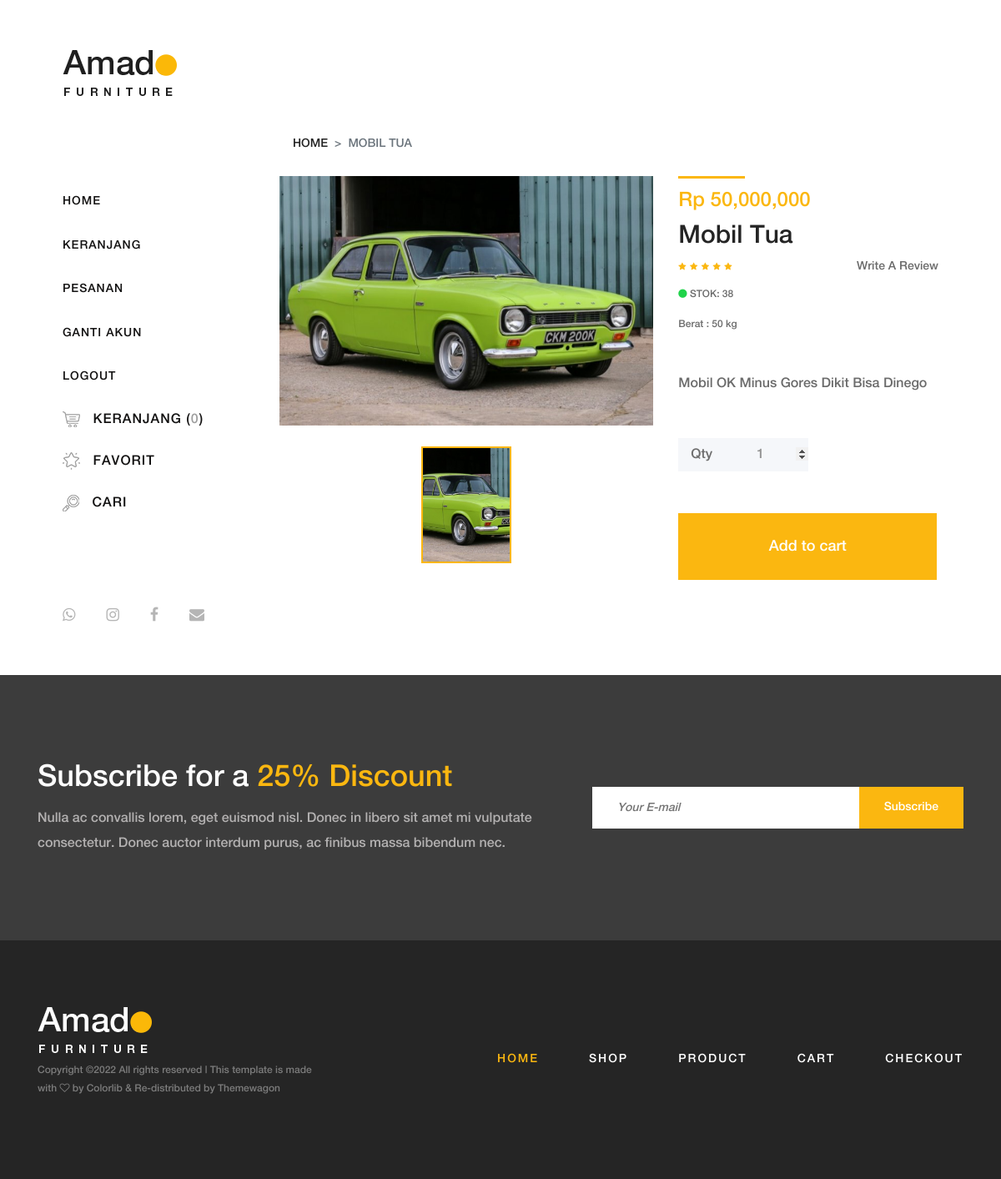
/user/product-details.php?id=43 (signed in), run on the app's committed database.
### tables this page shows
CREATE TABLE `barang` (
  `id` int(10) NOT NULL,
  `nama` varchar(40) NOT NULL,
  `stok` int(5) NOT NULL,
  `harga` int(15) NOT NULL,
  `berat` varchar(12) NOT NULL,
  `kategori_id` varchar(20) NOT NULL,
  `image` varchar(500) NOT NULL,
  `detail` varchar(300) NOT NULL
);

### user/fdatatk.php (called while the page is built, shortened)
<?php
include_once "connect.php";
function barang($query)
{
    global $connect;
    $result = mysqli_query($connect, $query);
    $array = [];
    while ($hi = mysqli_fetch_assoc($result)) {
        $array[] = $hi;
    }
    return $array;
}

### user/product-details.php (the view, shortened to what this page needs)
<?php
include_once "fdatatk.php";
$id = $_GET['id'];
$ubah = barang("SELECT * FROM barang WHERE id = $id")[0];
?>
<!DOCTYPE html>
<html lang="en">
<head>
    <link rel="stylesheet" href="css/core-style.css">
    <link rel="stylesheet" href="style.css">
</head>
<body>
    <div class="main-content-wrapper d-flex clearfix">
        <?php
        include_once "header.php";
        ?>
        <div class="single-product-area section-padding-100 clearfix">
            <div class="container-fluid">
                <div class="row">
                    <div class="col-12">
                        <nav aria-label="breadcrumb">
                            <ol class="breadcrumb mt-50">
                                <li class="breadcrumb-item"><a href="index.php">Home</a></li>
                                <li class="breadcrumb-item active" aria-current="page"><?= $ubah["nama"] ?></li>
                            </ol>
                        </nav>
                    </div>
                </div>
                <div class="row">
                    <div class="col-12 col-lg-7">
                        <div class="single_product_thumb">
                            <div id="product_details_slider" class="carousel slide" data-ride="carousel">
                                <ol class="carousel-indicators">
                                    <li class="active" data-target="#product_details_slider" data-slide-to="0" style="background-image: url(../admin/img/<?= $ubah["image"]  ?>);">
                                    </li>
                                </ol>
                                <div class="carousel-inner">
                                    <div class="carousel-item active">
                                        <a class="gallery_img" href="../admin/img/<?= $ubah["image"]  ?>">
                                            <img class="d-block w-100" src="../admin/img/<?= $ubah["image"]  ?>" alt="First slide">
                                        </a>
                                    </div>
                                </div>
                            </div>
                        </div>
                    </div>
                    <div class="col-12 col-lg-5">
                        <div class="single_product_desc">
                            <div class="product-meta-data">
                                <div class="line"></div>
                                <p class="product-price">Rp <?= number_format($ubah["harga"])  ?></p>
                                <a href="product-details.html">
                                    <h6><?= $ubah["nama"] ?></h6>
                                </a>
                                <div class="ratings-review mb-15 d-flex align-items-center justify-content-between">
                                    <div class="ratings">
                                        <i class="fa fa-star" aria-hidden="true"></i>
                                        <i class="fa fa-star" aria-hidden="true"></i>
                                        <i class="fa fa-star" aria-hidden="true"></i>
                                        <i class="fa fa-star" aria-hidden="true"></i>
                                        <i class="fa fa-star" aria-hidden="true"></i>
                                    </div>
                                    <div class="review">
                                        <a href="#">Write A Review</a>
                                    </div>
                                </div>
                                <p class="avaibility"><i class="fa fa-circle"></i> STOK: <?= $ubah["stok"] ?></p></br>
                                <p class="avaibility">Berat : <?= $ubah["berat"] / 1000?> kg</p>
                            </div>
                            <div class="short_overview my-5">
                                <p><?= $ubah["detail"] ?></p>
                            </div>
                            <form class="cart clearfix" method="post" action="tambahcart.php">
                                <div class="cart-btn d-flex mb-50">
                                    <p>Qty</p>
                                    <div class="quantity">
                                        <input class="halo" type="number" value="1" min="1" max="<?= $ubah["stok"] ?>" name="qty">
                                    </div>
                                </div>
                                <button type="submit" name="addtocart" class="btn amado-btn">Add to cart</button>
                            </form>
                        </div>
                    </div>
                </div>
            </div>
        </div>
    </div>
    <?php
    include_once "info.php";
    ?>
    <?php
    include_once "footer.php";
    ?>
</body>
</html>

### user/product-details.php (style rules this page uses)
.halo { outline: none; }

### data on the page
barang: nama "MOBIL TUA", image (picture), harga "50,000,000", nama "Mobil Tua", stok "38", $ubah['berat']/1000 "50", detail "Mobil OK Minus Gores Dikit Bisa Dinego"

### other printed values
$jumlah_barang "0"
